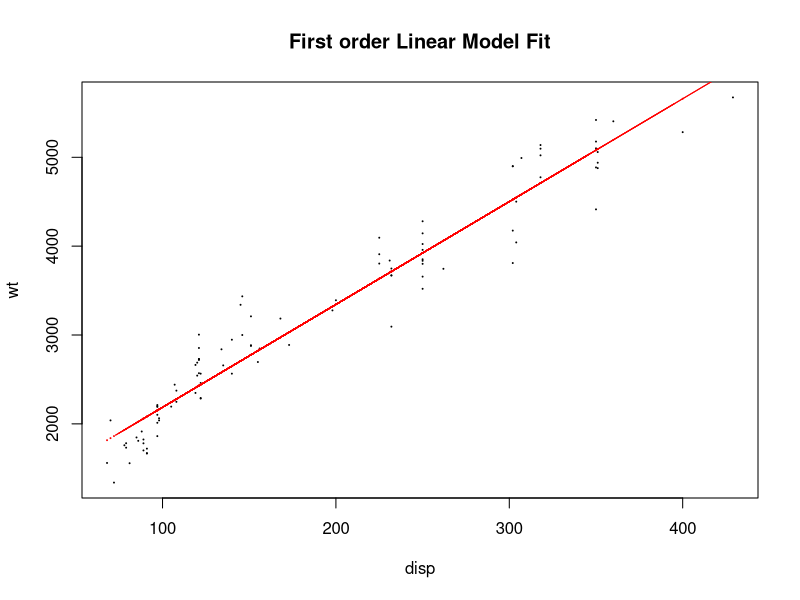
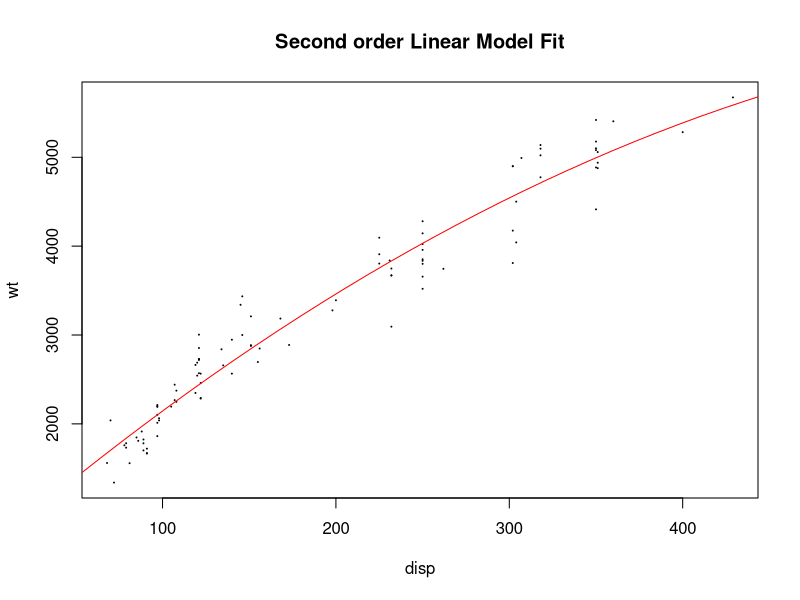
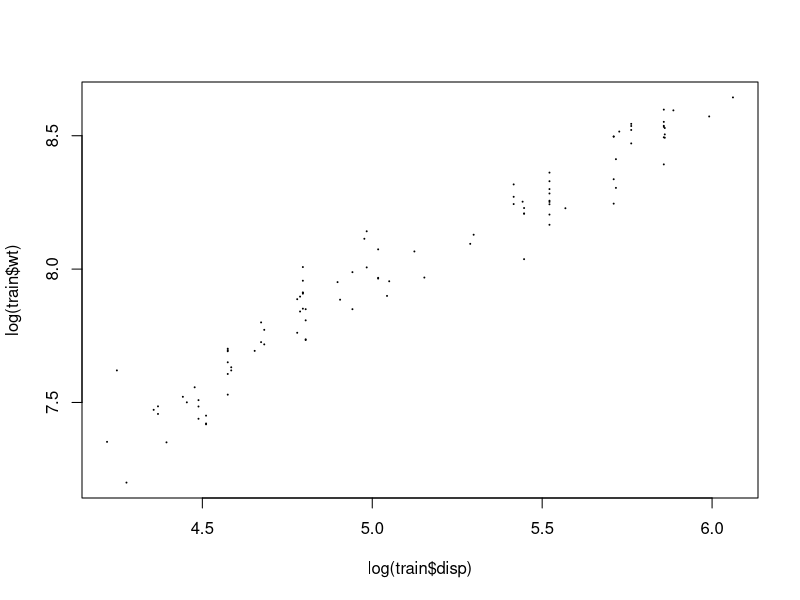

Write R code to recreate these figures, in order.
setwd("~/Documents/MSDS16/STAT_ Jeff/Day2/homework04")

#Read train data
train <- read.csv("hw04p01train.csv", header = T)
str(train) # two variables - disp and wt
# wt - Target variable
# disp - Explanatory Variable

#Understand the data
summary(train)
plot(train, pch = 20, cex=.2, main = "First order Linear Model Fit")
# The data shows a positive correlation between wt and disp
# If not liner, quadratic model should fit well

#Try Linear
lm1 <- lm(wt~disp, data = train)
summary(lm1)
mse1 <- mean(lm1$residuals^2) 
mse1 # 81383.52

#Check the fit visually
lines(train$disp, lm1$fitted.values, type='b', cex=.1, col ='red')

#Check 2nd order polynomial
lm2 <- lm(wt~poly(disp,2), data = train)
summary(lm2)
mse2 <- mean(lm2$residuals^2) 
mse2 # 73116
# There is an improvement in MSE - reduced by 10 to 11%
# From the plotting, quadratic seemed better due to a curvey pattern
# Check the second order model fit visually
plot(train, pch = 20, cex=.2, main = "Second order Linear Model Fit")
xval = seq(from = 0, to = 500, length.out = 40)
lines(xval, predict(lm2,data.frame(disp=xval)),type = "l",cex=0.1,col="red") #Looks better fit

#Try cubic - check if there is any improvement in mse
lm3 <- lm(wt~poly(disp,3), train)
summary(lm3)
mse3 <- mean(lm3$residuals^2) # 69438 - 5.5% reduction from quadratic

#Crossvalidate quadratic and cubic models
#divide train data into Tr - 60%, Ts - 40%
set.seed(6430)
tr <- train[sample(1:nrow(train),0.6*nrow(train),replace=F),]
ts <- train[-sample(1:nrow(train),0.6*nrow(train),replace=F),]

#Crossvalidate quadratic
lm2_tr <- lm(wt~poly(disp,2), tr)
#Model built on tr data, crossvalidated on ts data
mse2_CV <- mean((predict(lm2_tr,ts) - ts$wt)^2) #79602

#Crossvalidate cubic
lm3_tr <- lm(wt~poly(disp,3), tr)
#Model built on tr data, crossvalidated on ts data
mse3_CV <- mean((predict(lm3_tr,ts) - ts$wt)^2) #77901

#Though cubic is slightly better than qudratic, I prefer to choose quadratic to avoid overfitting

#Trying log transformation on both the variable 
lm_log <- lm(log(wt)~log(disp), train)
mse1_log <- mean((train$wt - exp(lm_log$fitted.values))^2) #72556
summary(lm_log)
#The log transformation on disp, wt has resulted in a better model than quadratic

plot(log(train$disp), log(train$wt), cex = .2, pch = 20) #Transformed data has a better pattern 

#Crossvalidate log transformation model
lm1_trlog <- lm(log(wt)~poly(log(disp),1), tr)
#Model built on tr data, crossvalidated on ts data
mse1_CVlog <- mean((exp(predict(lm1_trlog,ts)) - ts$wt)^2) #76979

#Model Selection
#quadratic
c(mse2, mse2_CV)
#73116.71   79602.19
#cubic
c(mse3, mse3_CV)
#69438.02   77901.35
#Log on wt and disp
c(mse1_log, mse1_CVlog)
#72556.86 76979.58

#I am choosing Log model, since its CV score is higher and not much variance in the mse values

#read the data to be predicted
tobe_predict <- read.csv("hw04p01predict.csv")
str(tobe_predict)
summary(tobe_predict)
predvect <- predict(lm_log, tobe_predict) #predicted values
predvect[1:4]
# Transform back to normal scale from log scale
predvect <- exp(predvect)
summary(predvect)

write.table(predvect, "hw04p01mypredictions.csv", row.names = F, col.names=F, sep = ",")

